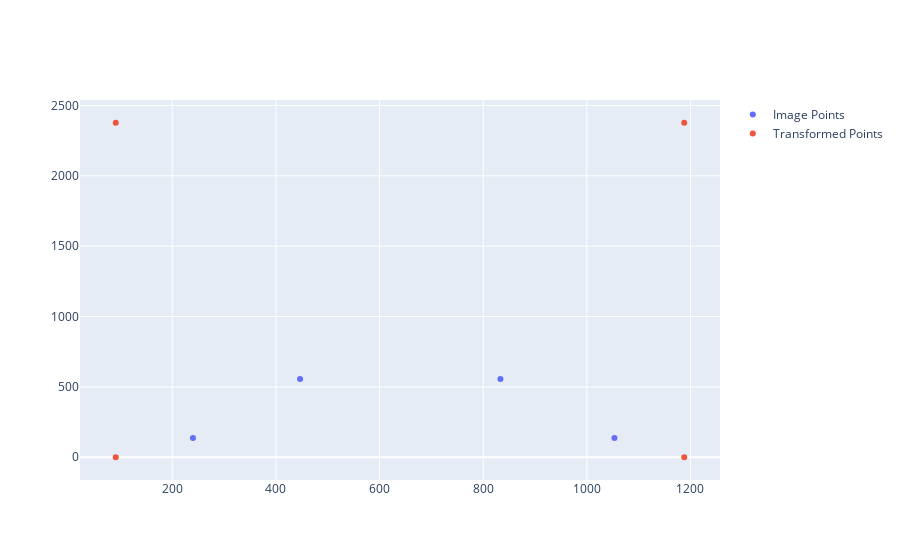

The notebook cell saved with this chart:
### Code cell
fig.add_trace(go.Scatter(x=transformed_points[0], y=transformed_points[1], mode='markers', name='Transformed Points'))

### Figure 1 — Plotly figure (JSON) as saved in the notebook; plotly's stock layout.template omitted (floating-point values rounded to 4 significant figures)
{"data": [{"mode": "markers", "name": "Image Points", "type": "scatter", "x": [446.7, 833.3, 1053.0, 240], "y": [556.7, 556.7, 136.7, 136.7]}, {"mode": "markers", "name": "Transformed Points", "type": "scatter", "x": [91.0, 1188.0, 1188.0, 91.0], "y": [2377.0, 2377.0, 0, 1.331e-13]}], "layout": {}}
